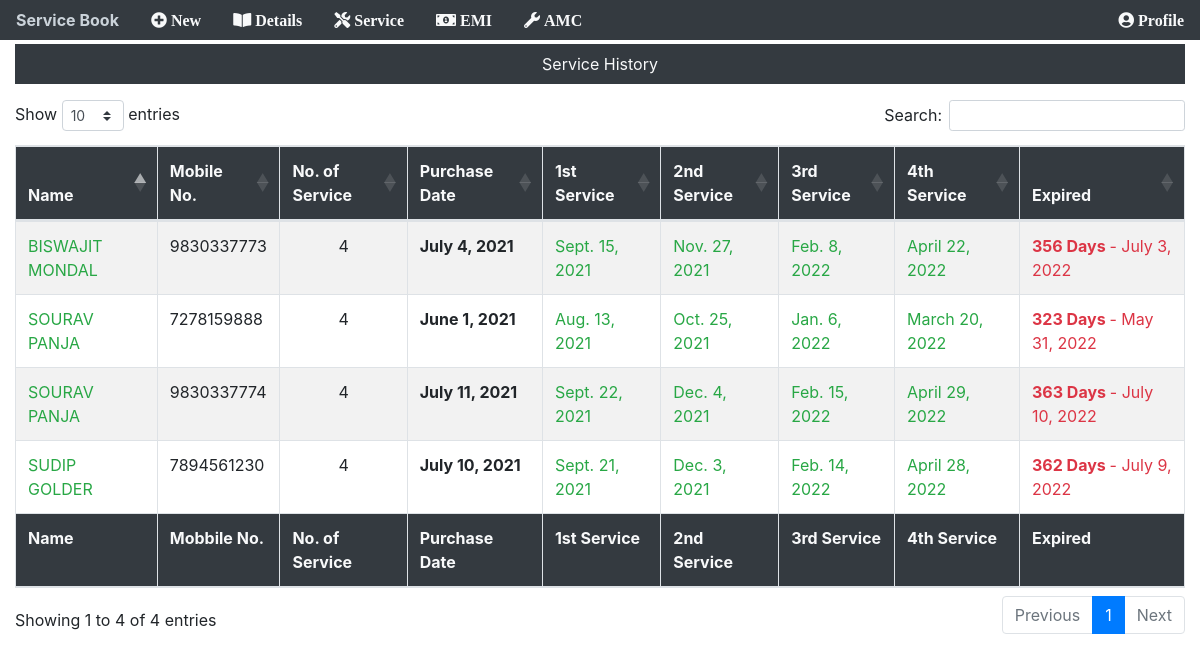
Page /customer/service (signed in) on the committed database.
### app/models.py (models this page shows, shortened)
class customerDetails(models.Model):
    custimerId = models.AutoField(primary_key=True)
    name = models.CharField(max_length=100)
    address = models.CharField(max_length=100, null=True)
    phoneNo = models.CharField(max_length=100, unique=True)
    email = models.EmailField(null=True)
    service = models.IntegerField(null=True, blank=True)
    emi = models.CharField(max_length=10, null=True, blank=True)
    modelNameOne = models.CharField(max_length=100)
    quantityOne = models.CharField(max_length=2, null=True)
    modelNoOne = models.CharField(max_length=100)
    modelNameTwo = models.CharField(max_length=100, blank=True)
    quantityTwo = models.CharField(max_length=2, null=True, blank=True)
    modelNoTwo = models.CharField(max_length=100, blank=True)
    purchaseDate = models.DateField(auto_now=False, auto_now_add=False)
    totalAmount = models.IntegerField()
    advanceAmount = models.IntegerField()
    dueAmount = models.IntegerField(null=True)
    def service_1(self):
        td = timedelta(days=73)
        pDate = self.purchaseDate
        return pDate + td
    def service_2(self):
        td = timedelta(days=73)
        return self.service_1() + td
    def service_3(self):
        td = timedelta(days=73)
        return self.service_2() + td
    def service_4(self):
        td = timedelta(days=73)
        return self.service_3() + td
    def one_year_from_purchase_date(self):
        years = timedelta(days=364)
        return self.purchaseDate + years
    def count(self):
        exp = self.one_year_from_purchase_date()
        tday = date.today()
        cou = exp - tday
        return cou.days

### app/views.py (the view)
# urls.py: path('customer/service', views.service, name="service"),
@login_required(login_url="/login")
def service(request):
    dtt = customerDetails.objects.all()
    return render(request, "main/service.html", {"dtt": dtt})

### templates/main/service.html (shortened to what this page needs)
{% include "main/base.html" %} {% block content %}
<div class="container-fluid">
  <div class="bg-dark mt-1">
    <p class="nav-link text-light text-center">Service History</p>
  </div>
  <table
    id="example"
    class="table table-striped table-bordered"
    style="width: 100%"
  >
    <thead class="bg-dark text-light">
      <tr>
        <th>Name</th>
        <th>Mobile No.</th>
        <th>No. of Service</th>
        <th>Purchase Date</th>
        <th>1st Service</th>
        <th>2nd Service</th>
        <th>3rd Service</th>
        <th>4th Service</th>
        <th>Expired</th>
      </tr>
    </thead>
    <tbody>
      {% for dt in dtt %}
      <tr>
        <td>
          <a href="{% url 'iddetails' dt.custimerId %}" class="text-success"
            >{{dt.name | upper}}</a
          >
        </td>
        <td>{{dt.phoneNo}}</td>
        <td class="text-center">{{dt.service}}</td>
        <td><strong>{{dt.purchaseDate}}</strong></td>
        <td>
          <a
            href="{% url 'technicianPage' dt.custimerId %}"
            class="text-success"
            >{{ dt.service_1}}</a
          >
        </td>
        <td>
          <a
            href="{% url 'technicianPage' dt.custimerId %}"
            class="text-success"
            >{{ dt.service_2}}</a
          >
        </td>
        <td>
          <a
            href="{% url 'technicianPage' dt.custimerId %}"
            class="text-success"
            >{{ dt.service_3}}</a
          >
        </td>
        <td>
          <a
            href="{% url 'technicianPage' dt.custimerId %}"
            class="text-success"
            >{{ dt.service_4 }}</a
          >
        </td>
        <td>
          <a class="text-danger">
            <strong>{{ dt.count }} Days </strong> -
            {{dt.one_year_from_purchase_date}}
          </a>
        </td>
      </tr>
      {% endfor %}
    </tbody>
    <tfoot class="bg-dark text-light">
      <tr>
        <th>Name</th>
        <th>Mobbile No.</th>
        <th>No. of Service</th>
        <th>Purchase Date</th>
        <th>1st Service</th>
        <th>2nd Service</th>
        <th>3rd Service</th>
        <th>4th Service</th>
        <th>Expired</th>
      </tr>
    </tfoot>
  </table>
</div>
{% endblock content %}

### rows in the picture
customerDetails: name "SOURAV PANJA", phoneNo "7278159888", service "4", purchaseDate "June 1, 2021", service_1 "Aug. 13, 2021", service_2 "Oct. 25, 2021", service_3 "Jan. 6, 2022", service_4 "March 20, 2022", count "323", one_year_from_purchase_date "May 31, 2022"
customerDetails: name "BISWAJIT MONDAL", phoneNo "9830337773", service "4", purchaseDate "July 4, 2021", service_1 "Sept. 15, 2021", service_2 "Nov. 27, 2021", service_3 "Feb. 8, 2022", service_4 "April 22, 2022", count "356", one_year_from_purchase_date "July 3, 2022"
customerDetails: name "SUDIP GOLDER", phoneNo "7894561230", service "4", purchaseDate "July 10, 2021", service_1 "Sept. 21, 2021", service_2 "Dec. 3, 2021", service_3 "Feb. 14, 2022", service_4 "April 28, 2022", count "362", one_year_from_purchase_date "July 9, 2022"
customerDetails: name "SOURAV PANJA", phoneNo "9830337774", service "4", purchaseDate "July 11, 2021", service_1 "Sept. 22, 2021", service_2 "Dec. 4, 2021", service_3 "Feb. 15, 2022", service_4 "April 29, 2022", count "363", one_year_from_purchase_date "July 10, 2022"
